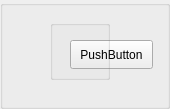
       <widget class="QGroupBox" name="groupBox_p206">
        <property name="minimumSize">
         <size>
          <width>170</width>
          <height>100</height>
         </size>
        </property>
        <property name="title">
         <string/>
        </property>
        <widget class="QPushButton" name="pushButton_p206">
         <property name="geometry">
          <rect>
           <x>70</x>
           <y>40</y>
           <width>83</width>
           <height>29</height>
          </rect>
         </property>
         <property name="text">
          <string>PushButton</string>
         </property>
        </widget>
        <widget class="QGroupBox" name="groupBox_p206info">
         <property name="geometry">
          <rect>
           <x>50</x>
           <y>20</y>
           <width>60</width>
           <height>60</height>
          </rect>
         </property>
         <property name="title">
          <string/>
         </property>
         <widget class="QLabel" name="label_p206attack">
          <property name="geometry">
           <rect>
            <x>0</x>
            <y>0</y>
            <width>30</width>
            <height>30</height>
           </rect>
          </property>
          <property name="text">
           <string/>
          </property>
         </widget>
         <widget class="QLabel" name="label_p206hp">
          <property name="geometry">
           <rect>
            <x>30</x>
            <y>0</y>
            <width>30</width>
            <height>30</height>
           </rect>
          </property>
          <property name="text">
           <string/>
          </property>
         </widget>
         <widget class="QLabel" name="label_p206mobility">
          <property name="geometry">
           <rect>
            <x>0</x>
            <y>30</y>
            <width>30</width>
            <height>30</height>
           </rect>
          </property>
          <property name="text">
           <string/>
          </property>
         </widget>
         <widget class="QLabel" name="label_p206range">
          <property name="geometry">
           <rect>
            <x>30</x>
            <y>30</y>
            <width>30</width>
            <height>30</height>
           </rect>
          </property>
          <property name="text">
           <string/>
          </property>
         </widget>
        </widget>
        <widget class="QLabel" name="label_p206type">
         <property name="geometry">
          <rect>
           <x>80</x>
           <y>70</y>
           <width>30</width>
           <height>30</height>
          </rect>
         </property>
         <property name="styleSheet">
          <string notr="true"/>
         </property>
         <property name="text">
          <string/>
         </property>
        </widget>
       </widget>
